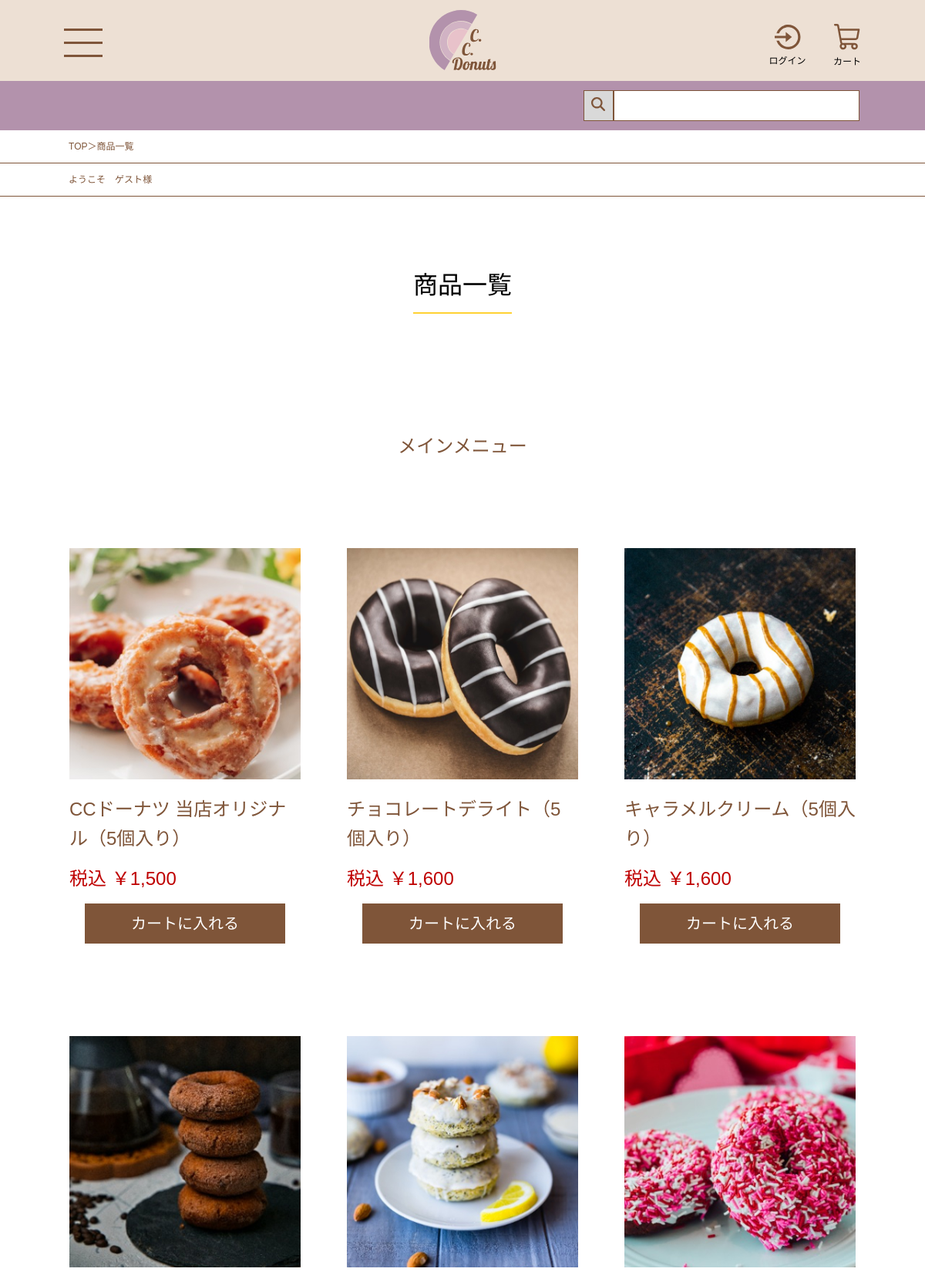
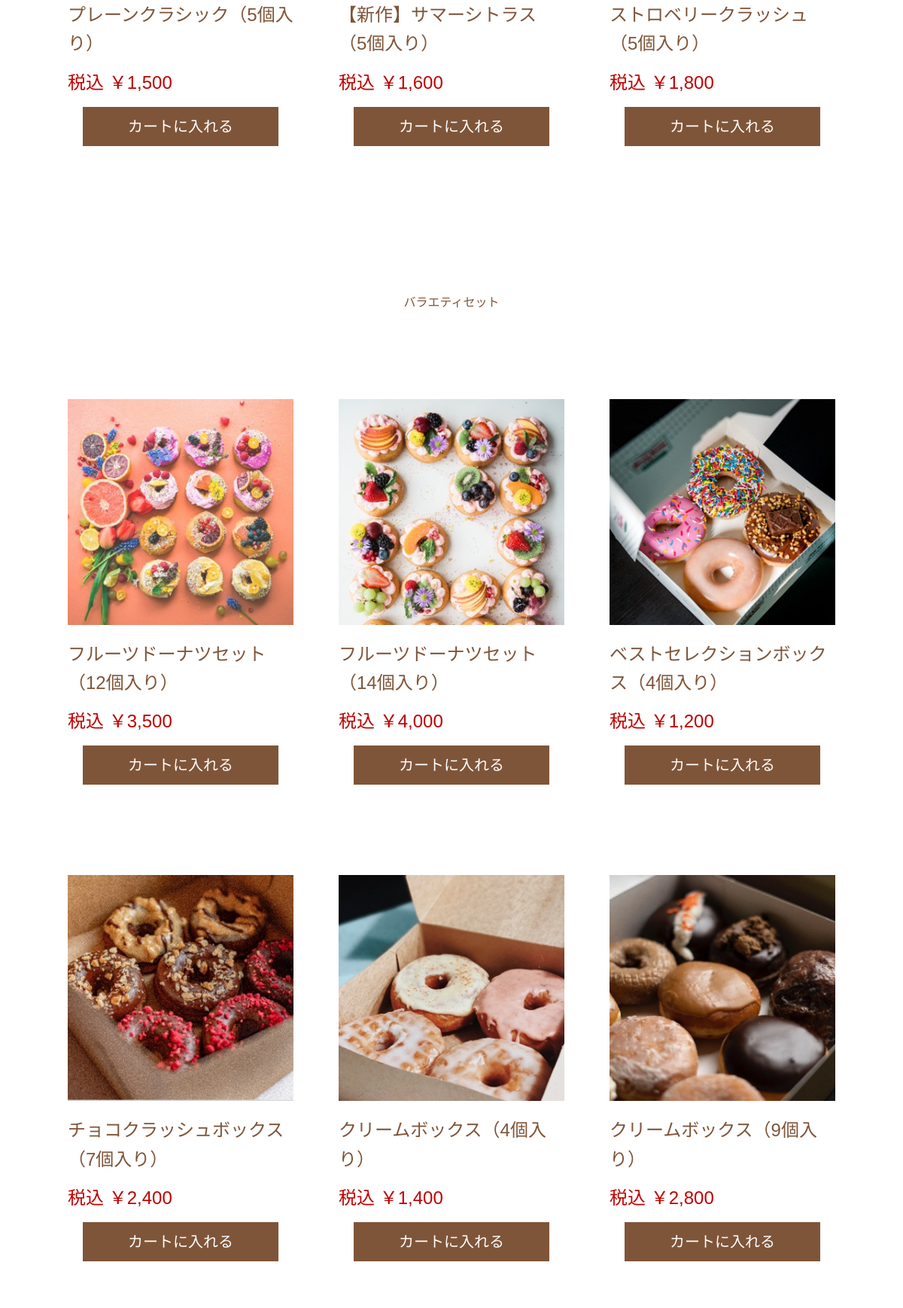
The page /product.php (upper part) on the database its author committed (2 pictures, top to bottom).
### tables this page shows
CREATE TABLE `products` (
  `id` int(11) NOT NULL,
  `name` varchar(50) NOT NULL,
  `price` int(11) NOT NULL,
  `introduction` varchar(1000) NOT NULL,
  `is_new` int(11) NOT NULL
);

### app/function.php (called while the page is built)
<?php
function getProductImagePath(int $productId): string
{
    return './images/products/product' . $productId . '.jpg';
}

### product.php (the view, shortened to what this page needs)
<?php
require_once __DIR__ . '/app/db.php';
require_once __DIR__ . '/app/function.php';
$keyword = $_GET['keyword'] ?? '';
$keyword = trim($keyword);
if ($keyword === '') {
    $stmt = $pdo->query('SELECT id, name, price FROM products ORDER BY id ASC');
} else {
    $pattern = '%' . strtr($keyword, ['!' => '!!', '%' => '!%', '_' => '!_']) . '%';
    $stmt = $pdo->prepare("SELECT id, name, price FROM products WHERE name LIKE :keyword ESCAPE '!' ORDER BY id ASC");
    $stmt->execute(['keyword' => $pattern]);
}
$products = $stmt->fetchAll();
?>
<?php require __DIR__ . '/header.php'; ?>
<section class="productSection">
    <div class="designWrap productPage">
        <div class="subTitleDesign">
            <h2>商品一覧</h2>
        </div>
        <h4 class="textDesign">メインメニュー</h4>
        <div class="productOuterWrap">
            <?php foreach ($products as $product): ?>
                <?php if ((int) $product['id'] <= 6): ?>
                <?php
                $imagePath = getProductImagePath((int) $product['id']);
                ?>
                <div class="productInnerWrap">
                     <a href="productDetail.php?id=<?= (int) $product['id']?>">
                        <div class="productImageContainer">
                            <img
                                src="<?= htmlspecialchars($imagePath, ENT_QUOTES, 'UTF-8') ?>"
                                alt="<?= htmlspecialchars($product['name'], ENT_QUOTES, 'UTF-8') ?>"
                            >
                        </div>
                        <p class="productCardName textDesign">
                            <?= htmlspecialchars($product['name'], ENT_QUOTES, 'UTF-8') ?>
                        </p>
                    </a>
                    <p class="rankingProductPrice textDesign">
                        税込 ￥<?= number_format((int) $product['price']) ?>
                    </p>
                    <form action="cart.php" method="post">
    <button class="cartButton" type="submit">カートに入れる</button>
</form>
                </div>
                <?php endif; ?>
            <?php endforeach; ?>
        </div>
        <h4>バラエティセット</h4>
            <div class="productOuterWrap">
            <?php foreach ($products as $product): ?>
                <?php if ((int) $product['id'] >= 7): ?>
                <?php
                $imagePath = getProductImagePath((int) $product['id']);
                ?>
                <div class="productInnerWrap">
                    <a href="productDetail.php?id=<?= (int) $product['id']?>">
                        <div class="productImageContainer">
                            <img
                                src="<?= htmlspecialchars($imagePath, ENT_QUOTES, 'UTF-8') ?>"
                                alt="<?= htmlspecialchars($product['name'], ENT_QUOTES, 'UTF-8') ?>"
                            >
                        </div>
                        <p class="productCardName textDesign">
                            <?= htmlspecialchars($product['name'], ENT_QUOTES, 'UTF-8') ?>
                        </p>
                    </a>
                    <p class="rankingProductPrice textDesign">
                        税込 ￥<?= number_format((int) $product['price']) ?>
                    </p>
                    <form action="cart.php" method="post">
    <button class="cartButton" type="submit">カートに入れる</button>
</form>
                </div>
                <?php endif; ?>
            <?php endforeach; ?>
    </div>
</section>
<?php require __DIR__ . '/footer.php'; ?>

### header.php (shortened to what this page needs)
<?php
if (!isset($_SESSION['customer'])) {
    $ANNOUNCE = 'ゲスト';
} else {
    $ANNOUNCE = $_SESSION['customer']['name'];
}
?>
<!DOCTYPE html>
<html lang=ja>
    <head>
        <link rel="stylesheet" href="./common/reset.css">
        <link rel="stylesheet" href="./styles/style.css">
    </head>
    <body>
        <header>
            <div class="designWrap headerDesignPrimary">
                <div class="headerWrapPrimary">
                    <button class="open" type="button" aria-label="メニューを開く" aria-expanded="false" aria-controls="drawerMenu">
                        <span></span>
                        <span></span>
                        <span></span>
                    </button>
                    <img class="donutsLogo "src="./images/ccdonutsLogo.svg" alt="ドーナツ屋のロゴ">
                    <div class="buyingContainer">
                        <?php if (isset($_SESSION['customer'])): ?>
                            <a href="./account.php">
                                <img src="./images/intoArrow.svg" alt="">
                                <p>アカウント</p>
                            </a>
                        <?php else: ?>
                            <a href="./login.php">
                                <img src="./images/intoArrow.svg" alt="">
                                <p>ログイン</p>
                            </a>
                        <?php endif; ?>
                        <a href="./cart.php" type="button">
                            <img src="./images/cart.svg" alt="カート">
                            <p>カート</p>
                        </a>
                    </div>
                </div>
            </div>
            <div class="designWrap headerDesignSecondary">
                <div class="headerWrapSecondary">
                    <form action="product.php" method="get">
                        <button type="submit" aria-label="検索">
                            <img src="./images/lens.svg" alt="虫眼鏡">
                        </button>
                        <input type="search" id="searchKeyword" name="keyword" aria-label="商品検索">
                    </form>
                </div>
            </div>
            <div class="announce breadcrumb">
                <p>ようこそ</p>
                <p><?= htmlspecialchars($ANNOUNCE, ENT_QUOTES, 'UTF-8') ?>様</p>
            </div>
        </header>
        <main>

### footer.php (shortened to what this page needs)
        </main>
    </body>
</html>

### styles/style.css (style rules this page uses)
:root { font-family: "Noto Sans JP", sans-serif; font-size: 16px; line-height: 1; font-weight: 400; font-style: normal; }
.designWrap { padding-inline: clamp(12px, -14.87px + 7.1645vw, 83px); }
.headerDesignPrimary { background-color: #EDE0D4; }
.headerDesignSecondary { background-color: #B392AC; }
.breadcrumb { background-color: #ffffff; font-size: 0.75rem; min-height: 36px; line-height: 1.5; overflow-wrap: anywhere; padding: 12px 0 12px clamp(20px, -11.41px + 8.3754vw, 103px); color: #7F5539; border-bottom: 1px solid #7F5539; }
.announce { display: flex; gap: 12px; }
.headerWrapPrimary { display: flex; justify-content: space-between; padding-block: clamp(16px, 14.49px + 0.4036vw, 20px); padding-inline: 12px; position: relative; }
.headerWrapPrimary span { background: url(../images/bar.svg) no-repeat center/cover; }
.open { max-width: 50px; width: 100%; height: 50px; display: flex; flex-direction: column; justify-content: space-around; padding-top: clamp(8px, 6.49px + 0.4036vw, 12px); box-sizing: content-box }
.open span { background-color: #7F5539; display: inline-block; width: 100%; height: 3px; }
.donutsLogo { max-width: 87px; width: 100%; height: 78px; position: absolute; left: 50%; top: 50%; transform: translate(-50%, -50%); }
.buyingContainer { display: flex; justify-content: space-around; gap: clamp(12px, 1.40px + 2.8254vw, 40px); padding-top: clamp(8px, 6.49px + 0.4036vw, 12px); }
.buyingContainer a { display: flex; flex-direction: column; justify-content: center; align-items: center; }
.buyingContainer img { margin-bottom: 9px; max-width: clamp(24px, 19.46px + 1.2109vw, 36px); width: 100%; height: auto; }
.buyingContainer p { font-size: 0.75rem; }
.headerWrapSecondary { display: flex; justify-content: flex-end; padding: 12px; }
.headerWrapSecondary form { width: 360px; display: flex; gap: 0; }
.headerWrapSecondary button { display: flex; justify-content: center; padding: 8px; background-color: #D9D9D9; border: solid 1px #7F5539; width: 100%; max-width: clamp(34px, 31.73px + 0.6054vw, 40px); height: 40px; }
#searchKeyword { background-color: #ffffff; border: solid 1px #7F5539; width: 100%; max-width: clamp(316px, 314.49px + 0.4036vw, 320px); height: 40px; }
.textDesign { font-size: 1.5rem; }
.productCardName { max-width: 100%; height: 76.8px; line-height: 1.6; color: #7F5539; font-weight: 500; margin-block: 20px; }
.rankingProductPrice { font-weight: 400; color: #bf0000; margin-block: 20px; }
.cartButton { font-size: 1.25rem; color: #ffffff; background-color: #7F5539; max-width: 260px; width: 100%; height: 52px; text-align: center; margin-inline: auto; display: block; }
.subTitleDesign { max-width: 100%; height: 232px; display: flex; align-items: center; justify-content: center; }
.subTitleDesign h2 { font-size: 2rem; height: 72px; border-bottom: 2px solid #ffd233; display: flex; align-items: center; }
.productSection h4 { margin-block: 80px 120px; text-align: center; color: #7F5539; }
.productOuterWrap { max-width: 1200px; margin: 0 auto 200px; display: flex; justify-content: center; flex-wrap: wrap; row-gap: 120px; column-gap: 60px; }
.productInnerWrap { max-width: clamp(248px, 155.53px + 12.0401vw, 320px); }
.productImageContainer { width: 100%; height: clamp(248px, 155.53px + 12.0401vw, 320px); overflow: hidden; }
.productImageContainer img { width: 100%; }
.productCardName { height: auto; min-height: 3.2em; }
.announce { flex-wrap: wrap; }

### rows shown on the page
products: shows a picture, name "CCドーナツ 当店オリジナル（5個入り）", price "1,500"
products: shows a picture, name "チョコレートデライト（5個入り）", price "1,600"
products: shows a picture, name "キャラメルクリーム（5個入り）", price "1,600"
products: shows a picture, name "プレーンクラシック（5個入り）", price "1,500"
products: shows a picture, name "【新作】サマーシトラス（5個入り）", price "1,600"
products: shows a picture, name "ストロベリークラッシュ（5個入り）", price "1,800"
products: shows a picture, name "フルーツドーナツセット（12個入り）", price "3,500"
products: shows a picture, name "フルーツドーナツセット（14個入り）", price "4,000"
products: shows a picture, name "ベストセレクションボックス（4個入り）", price "1,200"
products: shows a picture, name "チョコクラッシュボックス（7個入り）", price "2,400"
products: shows a picture, name "クリームボックス（4個入り）", price "1,400"
products: shows a picture, name "クリームボックス（9個入り）", price "2,800"

### other values the page prints
$ANNOUNCE "ゲスト"
